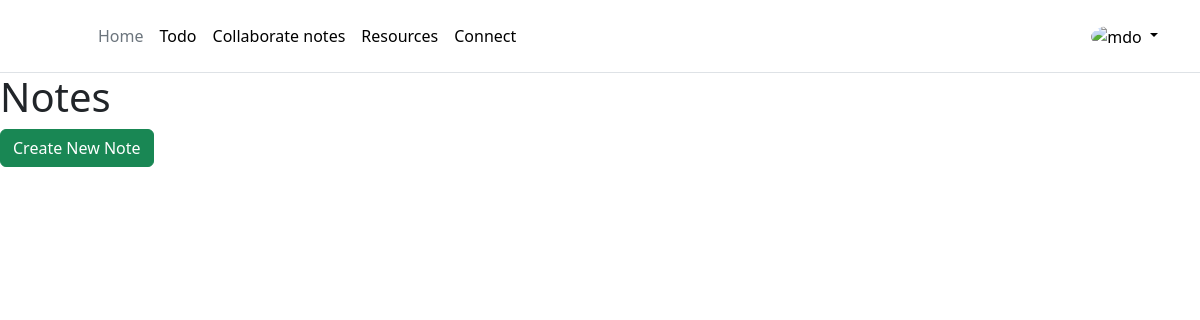
/notes/ (signed in), run on an earlier commit of the app's database.
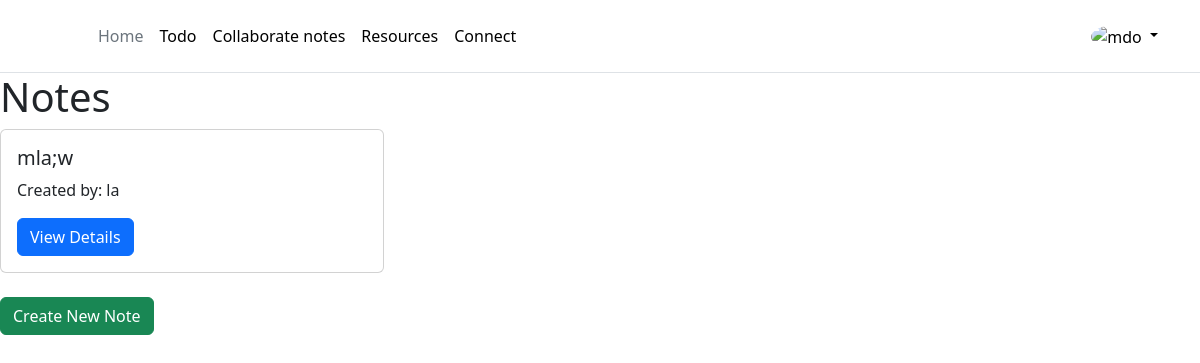
And on a later commit of the database.
### notes/models.py (models this page shows, shortened)
class Note(models.Model):
    uuid = models.UUIDField(primary_key=True, default=uuid.uuid4, editable=False)
    title = models.CharField(max_length=100)
    content = models.TextField()
    created_by = models.ForeignKey(User, on_delete=models.CASCADE, related_name='created_notes')
    shared_with = models.ManyToManyField(User, related_name='shared_notes')
    last_modified_by = models.ForeignKey(User, on_delete=models.SET_NULL, null=True, blank=True, related_name='modified_notes')

### notes/views.py (the view)
# urls.py: path('', views.note_list, name="note_list"),
@login_required
def note_list(request):
    notes = Note.objects.filter(shared_with=request.user) | Note.objects.filter(created_by=request.user)
    return render(request, 'notes/note_list.html', {'notes': notes})

### frontend/templates/notes/note_list.html
{% extends "base/base.html" %}
{% block content %}
<h1>Notes</h1>
<div class="row">
  {% for note in notes %}
  <div class="col-md-4 mb-4">
    <div class="card">
      <div class="card-body">
        <h5 class="card-title">{{ note.title }}</h5>
        <p class="card-text">Created by: {{ note.created_by.username }}</p>
        <a href="{% url 'notes:note_details' note.pk %}" class="btn btn-primary">View Details</a>
      </div>
    </div>
  </div>
  {% endfor %}
</div>
<a href="{% url 'notes:note_create' %}" class="btn btn-success">Create New Note</a>
{% endblock %}

What changed in the data, as far as the page shows it:
added Note: title "mla;w", created_by.username "la"
